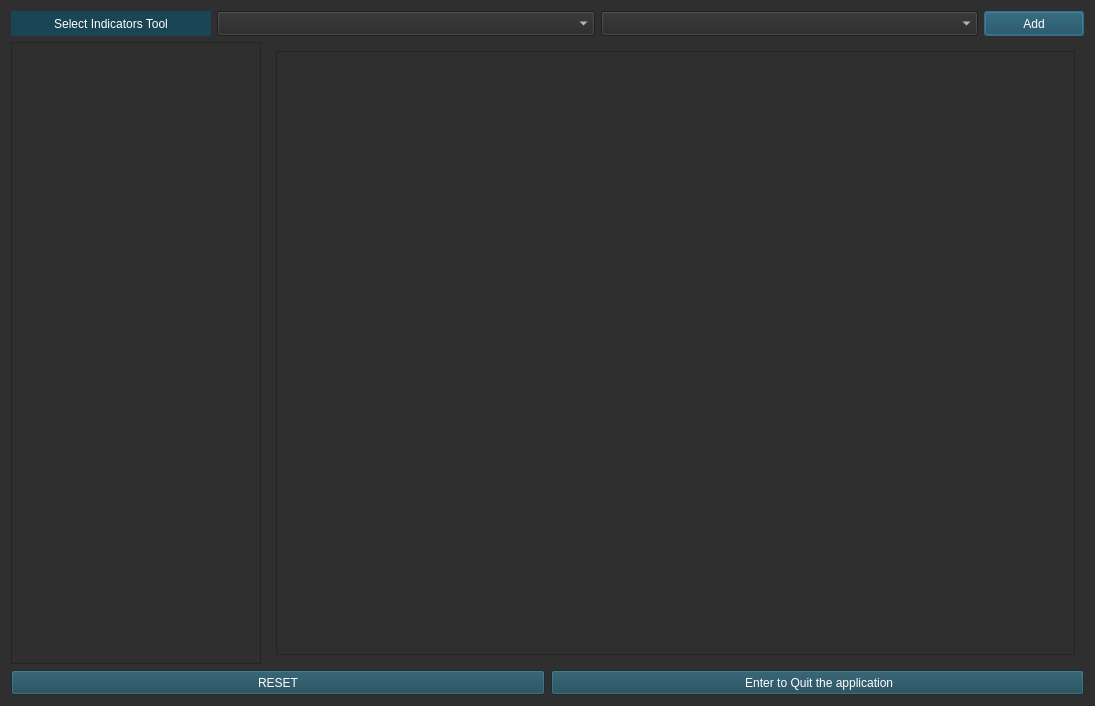
<?xml version="1.0" encoding="UTF-8"?>
<ui version="4.0">
 <class>TechAnalysis</class>
 <widget class="QDialog" name="TechAnalysis">
  <property name="geometry">
   <rect>
    <x>0</x>
    <y>0</y>
    <width>1095</width>
    <height>706</height>
   </rect>
  </property>
  <property name="windowTitle">
   <string>Select Indicators Tool For Analysis</string>
  </property>
  <property name="styleSheet">
   <string notr="true">background-color: rgb(47, 47, 47);
border-color: rgb(47, 47, 47);
color: rgb(255, 255, 255);</string>
  </property>
  <layout class="QVBoxLayout" name="verticalLayout_2">
   <item>
    <layout class="QHBoxLayout" name="horizontalLayout">
     <item>
      <widget class="QLabel" name="label_38">
       <property name="minimumSize">
        <size>
         <width>200</width>
         <height>25</height>
        </size>
       </property>
       <property name="maximumSize">
        <size>
         <width>100</width>
         <height>25</height>
        </size>
       </property>
       <property name="styleSheet">
        <string notr="true">color: rgb(255, 255, 255);
background-color: rgb(25, 69, 85);</string>
       </property>
       <property name="text">
        <string>Select Indicators Tool</string>
       </property>
       <property name="alignment">
        <set>Qt::AlignCenter</set>
       </property>
      </widget>
     </item>
     <item>
      <widget class="QComboBox" name="techgroupindicatorstool_combo">
       <property name="minimumSize">
        <size>
         <width>0</width>
         <height>25</height>
        </size>
       </property>
       <property name="font">
        <font>
         <family>Microsoft YaHei</family>
        </font>
       </property>
       <property name="styleSheet">
        <string notr="true">background-color: rgb(40, 40, 40);
color: rgb(255, 255, 255);</string>
       </property>
      </widget>
     </item>
     <item>
      <widget class="QComboBox" name="techindicatorstool_combo">
       <property name="minimumSize">
        <size>
         <width>0</width>
         <height>25</height>
        </size>
       </property>
       <property name="styleSheet">
        <string notr="true">background-color: rgb(40, 40, 40);
color: rgb(255, 255, 255);</string>
       </property>
      </widget>
     </item>
     <item>
      <widget class="QPushButton" name="Btn_add">
       <property name="minimumSize">
        <size>
         <width>100</width>
         <height>25</height>
        </size>
       </property>
       <property name="maximumSize">
        <size>
         <width>100</width>
         <height>25</height>
        </size>
       </property>
       <property name="styleSheet">
        <string notr="true">color: rgb(255, 255, 255);
background-color: rgb(25, 69, 85);</string>
       </property>
       <property name="text">
        <string>Add</string>
       </property>
      </widget>
     </item>
    </layout>
   </item>
   <item>
    <layout class="QHBoxLayout" name="horizontalLayout_2">
     <item>
      <widget class="QListWidget" name="toollistWidget">
       <property name="maximumSize">
        <size>
         <width>250</width>
         <height>16777215</height>
        </size>
       </property>
       <property name="styleSheet">
        <string notr="true">background-color: rgb(47, 47, 47);
border-color: rgb(47, 47, 47);
color: rgb(255, 255, 255);</string>
       </property>
      </widget>
     </item>
     <item>
      <widget class="QWidget" name="widget" native="true">
       <layout class="QVBoxLayout" name="verticalLayout_3">
        <item>
         <widget class="QScrollArea" name="scrollArea">
          <property name="widgetResizable">
           <bool>true</bool>
          </property>
          <widget class="QWidget" name="scrollAreaWidgetContents_3">
           <property name="geometry">
            <rect>
             <x>0</x>
             <y>0</y>
             <width>799</width>
             <height>600</height>
            </rect>
           </property>
           <layout class="QVBoxLayout" name="verticalLayout">
            <item>
             <layout class="QVBoxLayout" name="groupverticalLayout"/>
            </item>
           </layout>
          </widget>
         </widget>
        </item>
       </layout>
      </widget>
     </item>
    </layout>
   </item>
   <item>
    <layout class="QHBoxLayout" name="horizontalLayout_4">
     <item>
      <widget class="QPushButton" name="Btn_reset">
       <property name="minimumSize">
        <size>
         <width>100</width>
         <height>25</height>
        </size>
       </property>
       <property name="maximumSize">
        <size>
         <width>1000</width>
         <height>25</height>
        </size>
       </property>
       <property name="styleSheet">
        <string notr="true">color: rgb(255, 255, 255);
background-color: rgb(25, 69, 85);</string>
       </property>
       <property name="text">
        <string>RESET</string>
       </property>
      </widget>
     </item>
     <item>
      <widget class="QPushButton" name="Btn_enter">
       <property name="minimumSize">
        <size>
         <width>100</width>
         <height>25</height>
        </size>
       </property>
       <property name="maximumSize">
        <size>
         <width>1000</width>
         <height>25</height>
        </size>
       </property>
       <property name="styleSheet">
        <string notr="true">color: rgb(255, 255, 255);
background-color: rgb(25, 69, 85);</string>
       </property>
       <property name="text">
        <string> Enter to Quit the application</string>
       </property>
      </widget>
     </item>
    </layout>
   </item>
  </layout>
 </widget>
 <resources/>
 <connections/>
</ui>
